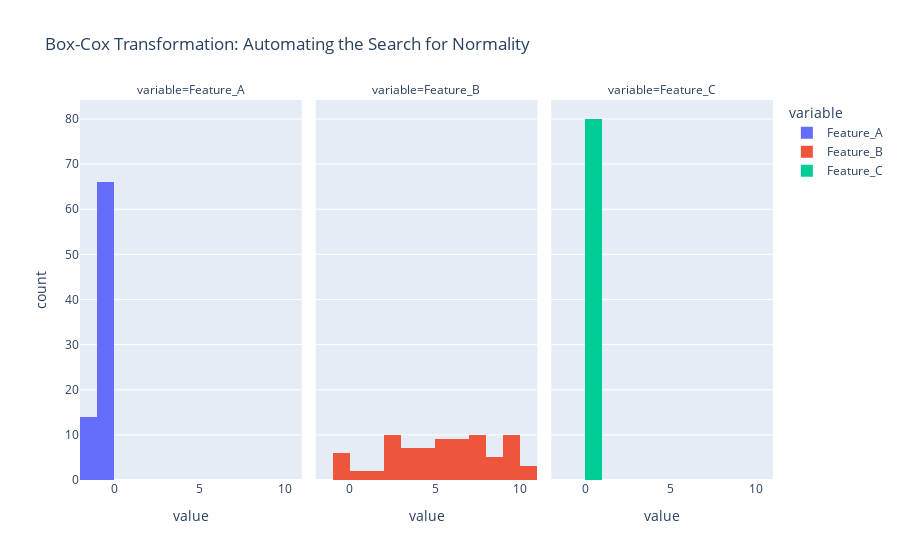

Notebook cell for this chart:
### Markdown cell above
__박스-콕스 변환 (Box-Cox Transformation) : 데이터를 정규 분포에 가깝게 변환__
* 정규성 가정이 중요한 알고리즘에 사용, 양수 데이터만 가능

### Code cell
# 1. 박스-콕스 변환 및 람다 정의
from scipy import stats
X_train_bc = np.zeros_like(X_train)
X_test_bc = np.zeros_like(X_test)
lambdas = [] 

# 2. 최적 람다 찾기
for i in range(X_train.shape[1]):
    X_train_bc[:, i], lmbda = stats.boxcox(X_train.iloc[:, i])
    lambdas.append(lmbda)
    # 데이터 누수 방지를 위해 반드시 테스트 데이터에는 트레인에서 구한 람다를 쓴다.
    X_test_bc[:, i] = stats.boxcox(X_test.iloc[:, i], lmbda=lmbda)

# 3. 결과 데이터 프레임 구축
# 람다 값 확인 (0에 가까우면 로그, 0.5면 제곱근, 1이면 변환 거의 없음)
print(f"--- 각 특성별 최적화된 Lambda 값: {np.round(lambdas, 3)} ---")
df_train_bc = pd.DataFrame(X_train_bc, columns=df.columns)

# 4. 수치적 검증 (기초 통계량)
print("\n--- [검증] Box-Cox 변환 후 기초 통계량 (Train 기준) ---")
display(df_train_bc.describe())

# 5. 시각화
fig_bc = px.histogram(df_train_bc.melt(), 
                      x="value", 
                      color="variable", 
                      facet_col="variable", 
                      title="Box-Cox Transformation: Automating the Search for Normality",
                     ) 
fig_bc.show()

### Figure 1 — Plotly figure (JSON) as saved in the notebook; plotly's stock layout.template omitted (floating-point values rounded to 4 significant figures)
{"data": [{"bingroup": "x", "hovertemplate": "variable=Feature_A<br>value=%{x}<br>count=%{y}<extra></extra>", "legendgroup": "Feature_A", "marker": {"color": "#636efa", "pattern": {"shape": ""}}, "name": "Feature_A", "orientation": "v", "showlegend": true, "type": "histogram", "x": [-0.218, -1.102, -0.1732, -0.1465, -0.3923, -0.07896, -0.7167, -0.2035, -0.1767, -1.147, -0.3325, -0.9936, -0.1333, -0.656, -0.7129, -0.6098, -1.091, -0.409, -0.04812, -0.3689, -0.9552, -0.4067, -1.149, -0.4125, -0.6037, -0.235, -0.1492, -0.06749, -0.4276, -0.7615, -1.056, -0.8228, -0.1015, -0.1862, -0.6994, -0.0489, -0.04884, -0.4717, -0.4693, -0.5003, -0.2471, -0.09185, -1.265, -0.4184, -0.3076, -0.778, -0.4006, -1.225, -0.7082, -0.9197, -0.007927, -0.8352, -0.1263, -0.9617, -1.04, -0.1208, -0.3145, -0.2093, -0.9584, -0.5276, -0.02559, -0.1825, -0.01671, -1.359, -0.6188, -0.9245, -0.7565, -0.5781, -1.208, -1.025, -1.341, -1.082, -1.042, -0.5046, -0.579, -0.9128, -0.4633, -0.123, -0.148, -0.1008], "xaxis": "x", "yaxis": "y"}, {"bingroup": "x", "hovertemplate": "variable=Feature_B<br>value=%{x}<br>count=%{y}<extra></extra>", "legendgroup": "Feature_B", "marker": {"color": "#EF553B", "pattern": {"shape": ""}}, "name": "Feature_B", "orientation": "v", "showlegend": true, "type": "histogram", "x": [2.716, 7.849, 6.274, 7.315, 3.182, 8.915, 7.348, 9.706, 9.221, 2.9, 7.149, 7.418, 4.067, -0.5031, 2.787, 3.83, 9.764, -0.09561, 9.098, 7.623, 3.459, 9.341, 7.68, 5.406, 10.1, 9.018, 2.376, 6.47, 2.422, 4.817, 10.24, 6.177, 3.848, 5.288, 2.489, 4.564, 6.82, 4.818, -0.5492, 8.322, 9.366, -0.284, 5.642, 5.521, 0.7882, 5.547, 4.713, 6.73, 5.948, 9.48, 9.851, 8.131, 3.182, 6.145, 7.055, 6.207, 9.225, 5.429, 4.311, 8.867, 6.652, 6.21, 3.359, -0.5023, 2.319, 7.394, 4.987, 8.735, 2.788, 5.548, 2.531, 7.434, 5.37, -0.4856, 0.2841, 3.88, 1.394, 1.981, 2.596, 10.05], "xaxis": "x2", "yaxis": "y2"}, {"bingroup": "x", "hovertemplate": "variable=Feature_C<br>value=%{x}<br>count=%{y}<extra></extra>", "legendgroup": "Feature_C", "marker": {"color": "#00cc96", "pattern": {"shape": ""}}, "name": "Feature_C", "orientation": "v", "showlegend": true, "type": "histogram", "x": [0.04839, 0.04839, 0.04839, 0.04839, 0.04839, 0.04839, 0.04839, 0.04839, 0.04839, 0.04839, 0.04839, 0.04839, 0.04839, 0.04839, 0.04839, 0.04839, 0.04839, 0.04839, 0.04839, 0.04839, 0.04839, 0.04839, 0.04839, 0.04839, 0.04839, 0.04839, 0.04839, 0.04839, 0.04839, 0.04839, 0.04839, 0.04839, 0.04839, 0.04839, 0.04839, 0.04839, 0.04839, 0.04839, 0.04839, 0.04839, 0.04839, 0.04839, 0.04839, 0.04839, 0.04839, 0.04839, 0.04839, 0.04839, 0.04839, 0.04839, 0.04839, 0.04839, 0.04839, 0.04839, 0.04839, 0.04839, 0.04839, 0.04839, 0.04839, 0.04839, 0.04839, 0.04839, 0.04839, 0.04839, 0.04839, 0.04839, 0.04839, 0.04839, 0.04839, 0.04839, 0.04839, 0.04839, 0.04839, 0.04839, 0.04839, 0.04839, 0.04839, 0.04839, 0.04839, 0.04839], "xaxis": "x3", "yaxis": "y3"}], "layout": {"annotations": [{"font": {}, "showarrow": false, "text": "variable=Feature_A", "x": 0.16, "xanchor": "center", "xref": "paper", "y": 1, "yanchor": "bottom", "yref": "paper"}, {"font": {}, "showarrow": false, "text": "variable=Feature_B", "x": 0.5, "xanchor": "center", "xref": "paper", "y": 1, "yanchor": "bottom", "yref": "paper"}, {"font": {}, "showarrow": false, "text": "variable=Feature_C", "x": 0.84, "xanchor": "center", "xref": "paper", "y": 1, "yanchor": "bottom", "yref": "paper"}], "barmode": "relative", "legend": {"title": {"text": "variable"}, "tracegroupgap": 0}, "title": {"text": "Box-Cox Transformation: Automating the Search for Normality"}, "xaxis": {"anchor": "y", "domain": [0, 0.32], "title": {"text": "value"}}, "xaxis2": {"anchor": "y2", "domain": [0.34, 0.66], "matches": "x", "title": {"text": "value"}}, "xaxis3": {"anchor": "y3", "domain": [0.68, 1.0], "matches": "x", "title": {"text": "value"}}, "yaxis": {"anchor": "x", "domain": [0, 1], "title": {"text": "count"}}, "yaxis2": {"anchor": "x2", "domain": [0, 1], "matches": "y", "showticklabels": false}, "yaxis3": {"anchor": "x3", "domain": [0, 1], "matches": "y", "showticklabels": false}}}
